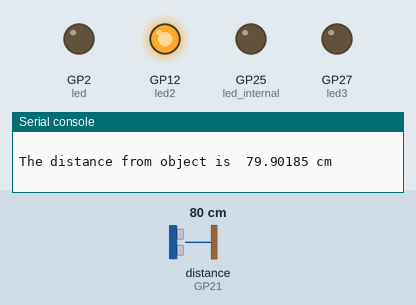
Recording of a program running on a simulated Raspberry Pi Pico running MicroPython. Shown: output pins drawn as LEDs (lit = HIGH), the last lines printed to the serial console. The test bench sets the inputs (shaded band); at power-on: distance to the obstacle (sensor on GP21) 80 cm. The echo pulse lasts 58.3 µs per cm; pins used as bus, display or sensor lines are not drawn.

Above: at 1.2 s.
1.3 s: distance to the obstacle (sensor on GP21) set to 95 cm
2.8 s: distance to the obstacle (sensor on GP21) set to 104 cm
At 3.8 s:
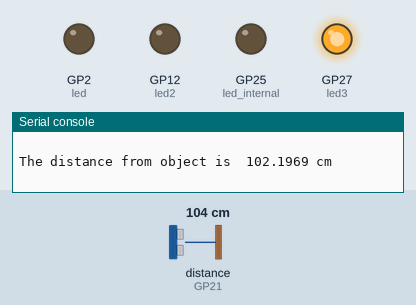
5.8 s: distance to the obstacle (sensor on GP21) set to 2 cm
At 6.4 s:
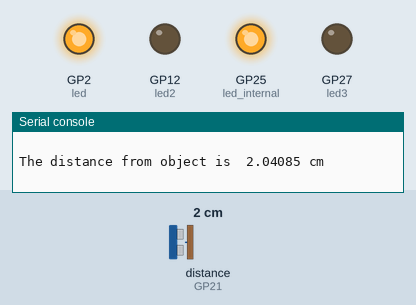
7.5 s: distance to the obstacle (sensor on GP21) set to 10 cm
9.0 s: distance to the obstacle (sensor on GP21) set to 14 cm
At 9.8 s:
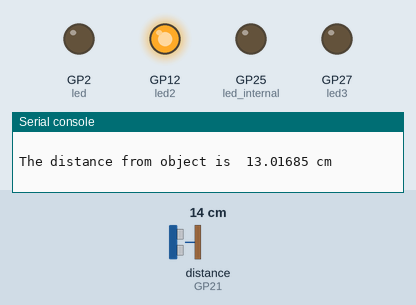
12.0 s: distance to the obstacle (sensor on GP21) set to 4 cm
At 12.8 s:
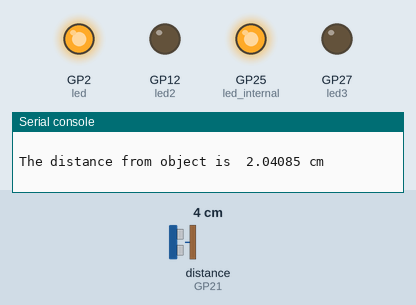
Timing chart, 0 to 14.5 s (numbered marks = the images above; inputs shaded):
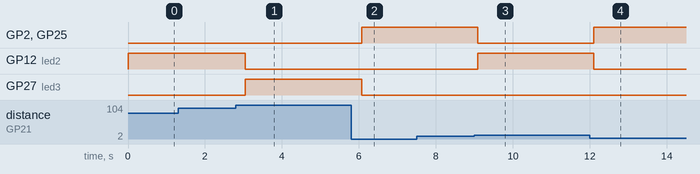

Measured:
- the behaviour switches between 100 and 101 cm on distance to the obstacle (sensor on GP21) (found by bisection; images 0 and 1)
- the behaviour switches between 11 and 12 cm on distance to the obstacle (sensor on GP21) (found by bisection; images 2 and 3)
- after the input at 2.8 s, GP12 (led2): HIGH → LOW after 0.24 s; GP27 (led3): LOW → HIGH after 0.24 s
- after the input at 5.8 s, GP2 (led), GP25 (led_internal): LOW → HIGH after 0.28 s; GP27 (led3): HIGH → LOW after 0.28 s
- after the input at 9.0 s, GP2 (led), GP25 (led_internal): HIGH → LOW after 0.09 s; GP12 (led2): LOW → HIGH after 0.09 s
- after the input at 12.0 s, GP2 (led), GP25 (led_internal): LOW → HIGH after 0.10 s; GP12 (led2): HIGH → LOW after 0.10 s

The program:

latian_sensor.py
```python
from time import sleep
from picozero import pico_temp_sensor

from machine import Pin
import utime

led = Pin(2, Pin.OUT)
led2 = Pin(12, Pin.OUT)
led3 = Pin(27, Pin.OUT)
led_internal = Pin("LED", Pin.OUT)

trigger = Pin(20, Pin.OUT)
echo = Pin(21, Pin.IN)

def ultra():
    trigger.low()
    utime.sleep_us(2)
    trigger.high()
    utime.sleep_us(5)
    trigger.low()

    while echo.value() == 0:
        signaloff = utime.ticks_us()

    while echo.value() == 1:
        signalon = utime.ticks_us()

        timepassed = signalon - signaloff
        distance = (timepassed * 0.0343) / 2
        print("The distance from object is ", distance, "cm")
        print()

        if(distance <= 10):
            led.on()
            led2.off()
            led_internal.on()
            led3.off()
        elif(distance < 100 and distance > 10):
            led.off()
            led2.on()
            led_internal.off()
            led3.off()
        else:
            led.off()
            led2.off()
            led_internal.off()
            led3.on()
while True:
    ultra()
    utime.sleep(0.5)

# Convert from celsius to fahrenheit
# def celsius_to_fahrenheit(temp_celsius):
#     temp_fahrenheit = temp_celsius * (9/5) + 32
#     return temp_fahrenheit
#
# while True:
#     # Reading and printing the internal temperature
#     temperatureC = pico_temp_sensor.temp
#     temperatureF = celsius_to_fahrenheit(temperatureC)
#
#     print("Internal Temperature:", temperatureC, "°C")
#     print("Internal Temperature:", temperatureF, "°F")
#     print()
#
#     # Wait one second between each reading
#     sleep(3)
```
